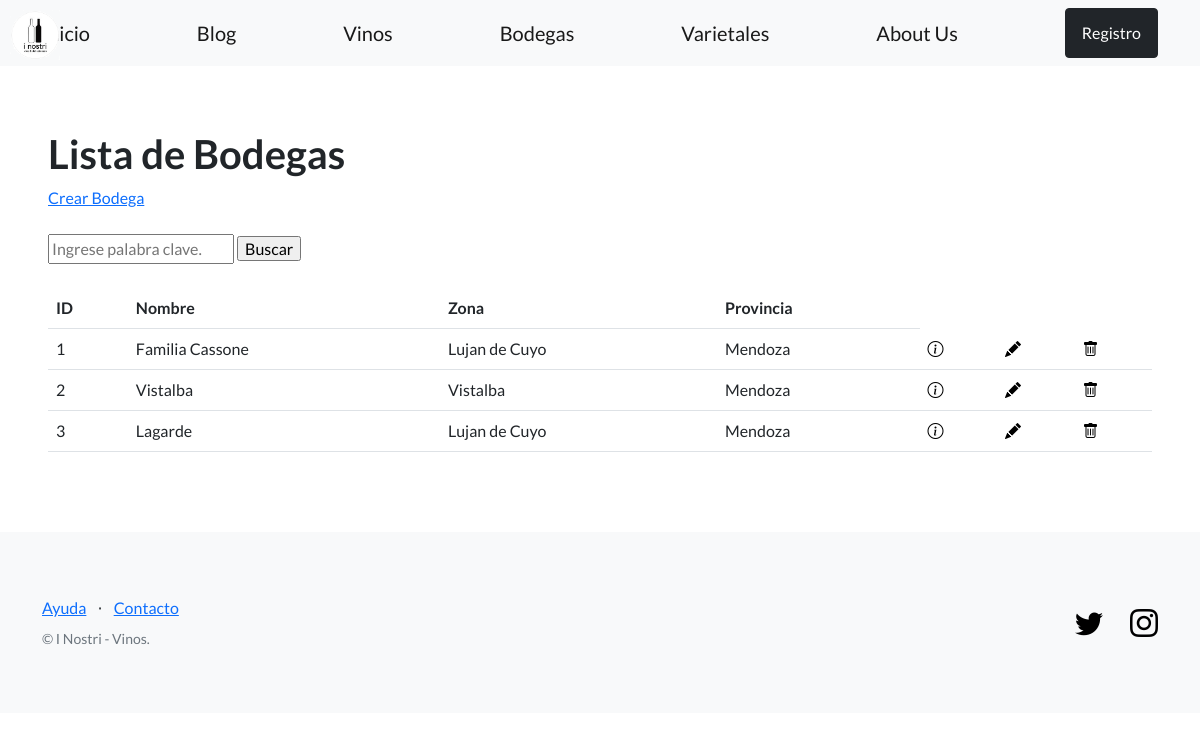
Page /inostri/bodegas/ on the earlier database version.
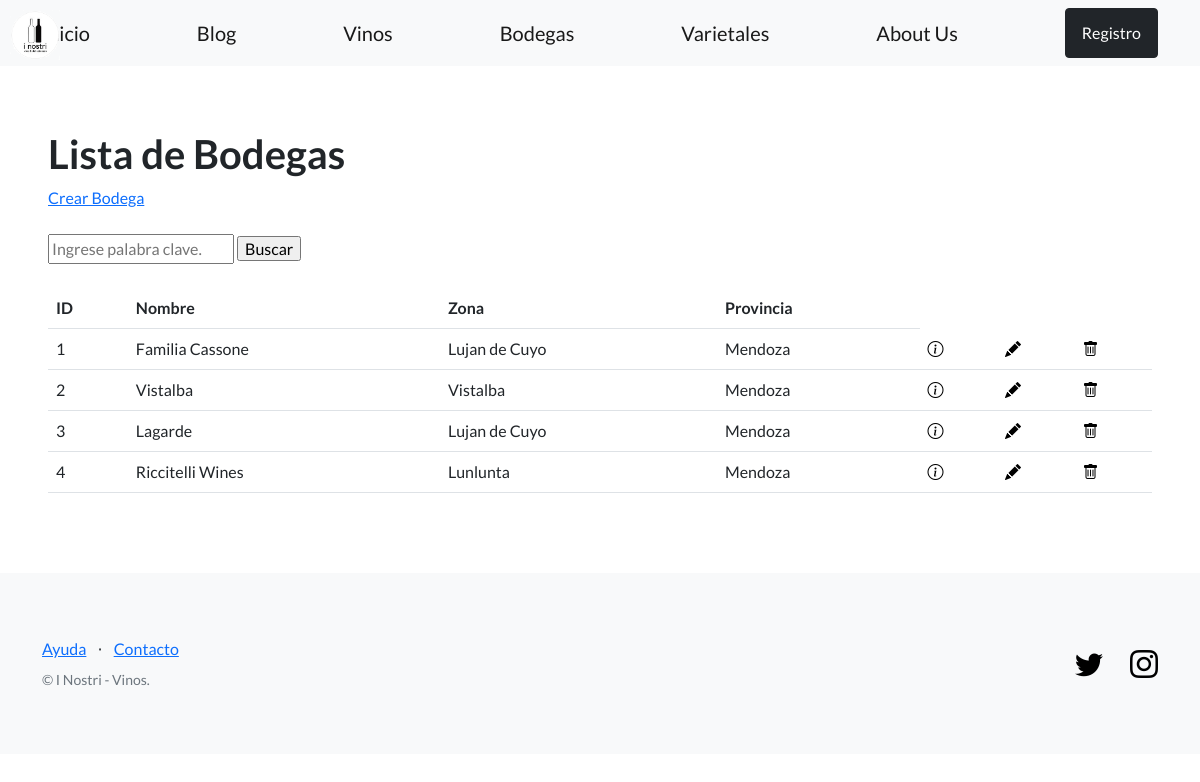
Same page on the later database version.
### app_inostri/models.py (models this page shows, shortened)
class Bodega(models.Model):
    nombre = models.CharField(max_length=64)
    direccion = models.CharField(max_length=256)
    zona = models.CharField(max_length=64)
    provincia = models.CharField(max_length=64)
    telefono = models.CharField(max_length=20, blank=True)
    email = models.EmailField(blank=True)

### app_inostri/views.py (the view)
# urls.py: path('bodegas/', BodegaListView.as_view(), name='lista_bodegas'),
class BodegaListView(ListView):
    model = Bodega
    template_name = 'app_inostri/lista_bodegas.html'

### app_inostri/templates/app_inostri/lista_bodegas.html (shortened to what this page needs)
{% extends "app_inostri/base.html" %}
{% block contenido %}
<section>
  <div>
    <h1>Lista de Bodegas</h1>
    <a href="{% url 'crear_bodega' %}">Crear Bodega</a>
    <br>
    <br>
    <form action="{% url 'buscar_bodega' %}" method="GET">
      <input name="q" type="text" placeholder="Ingrese palabra clave.">
      <input type="submit" value="Buscar">
    </form>
    <br>
    <table class="table">
      <tbody>
        <tr>
          <th>ID</th>
          <th>Nombre</th>
          <th>Zona</th>
          <th>Provincia</th>
        </tr>
        {% for bodega in object_list %}
        <tr>
          <td>{{ bodega.id }}</td>
          <td>{{ bodega.nombre }}</td>
          <td>{{ bodega.zona }}</td>
          <td>{{ bodega.provincia }}</td>
          <td>
            <a href="{% url 'ver_bodega' bodega.id %}">
              <span class='bi bi-info-circle' style="color: black;"></span>
              </a>
            </td>
            <td>
              <a href="{% url 'editar_bodega' bodega.id %}">
                <span class='bi bi-pencil-fill' style="color: black;"></span>
              </a>
            </td>
            <td>
              <a href="{% url 'eliminar_bodega' bodega.id %}">
                <i class="bi bi-trash" style="color: black;"></i>
            </a>
          </td>
        </tr>
        {% endfor %}
      </tbody>
    </table>
  </div>
 </section>
 {% endblock contenido %}

### app_inostri/templates/app_inostri/base.html (shortened to what this page needs)
{% load static %}
<!DOCTYPE html>
<html lang="en">
    <head>
        <link href="https://cdn.jsdelivr.net/npm/bootstrap-icons@1.5.0/font/bootstrap-icons.css" rel="stylesheet" type="text/css" />
        <link href="{% static 'css/styles.css' %}" rel="stylesheet" />
    </head>
    <body>
        <nav class="navbar navbar-light bg-light static-top">
            <div class="container">
                <img src="{% static 'images/i_nostri.png' %}" alt="I Nostri" class="logo" width=90 height=90>
                <a class="navbar-brand" href="{% url 'inicio' %}">Inicio</a>
                <a class="navbar-brand" href="{% url 'inicio' %}">Blog</a>
                <a class="navbar-brand" href="{% url 'lista_vinos' %}">Vinos</a>
                <a class="navbar-brand" href="{% url 'lista_bodegas' %}">Bodegas</a>
                <a class="navbar-brand" href="{% url 'lista_varietales' %}">Varietales</a>
                <a class="navbar-brand" href="{% url 'lista_varietales' %}">About Us</a>
                <a class="btn btn-dark" href="#signup">Registro</a>
            </div>
        </nav>
        <section style="padding:4rem 3rem;">
            {% block contenido %}
            {% endblock contenido %}
        </section>
        <footer class="footer bg-light">
            <div class="container">
                <div class="row">
                    <div class="col-lg-6 h-100 text-center text-lg-start my-auto">
                        <ul class="list-inline mb-2">
                            <li class="list-inline-item"><a href="#!">Ayuda</a></li>
                            <li class="list-inline-item">⋅</li>
                            <li class="list-inline-item"><a href="#!">Contacto</a></li>
                        </ul>
                        <p class="text-muted small mb-4 mb-lg-0">&copy; I Nostri - Vinos.</p>
                    </div>
                    <div class="col-lg-6 h-100 text-center text-lg-end my-auto">
                        <ul class="list-inline mb-0">
                            <li class="list-inline-item me-4">
                                <a href="https://twitter.com/coderhouse" style="color: black;"><i class="bi-twitter fs-3"></i></a>
                            </li>
                            <li class="list-inline-item">
                                <a href="https://www.instagram.com/coderhouse/?hl=es" style="color: black;"><i class="bi-instagram fs-3"></i></a>
                            </li>
                        </ul>
                    </div>
                </div>
            </div>
        </footer>
    </body>
</html>

Differences in the rows shown:
added Bodega: id "4", nombre "Riccitelli Wines", zona "Lunlunta", provincia "Mendoza"
